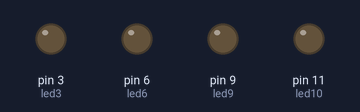
Bench run of a sketch on a simulated Arduino Uno, built with avr-gcc and run on an emulated ATmega328P. Parts: output pins drawn as LEDs (lit = HIGH).

Above: at 0.84 s.
Timing chart, 0 to 40.0 s (numbered marks = the images above):
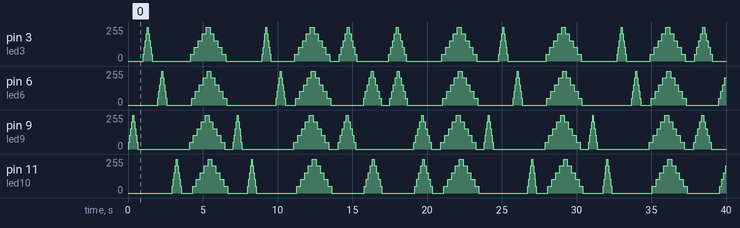

The sketch:

second_fade.ino
```cpp
int led9 = 9;
int led3 = 3;
int led6 = 6;
int led10 = 11;
float leddelay9 = 65.99;
float leddelay6 = 65.99;
float leddelay3 = 65.99;
float leddelay10 = 65.99;
int leddelay = 250;
void setup() {
 pinMode(led9,OUTPUT);pinMode(led3,OUTPUT);pinMode(led10,OUTPUT);pinMode(led6,OUTPUT);
 Serial.begin(9600);

}

void loop() {

  analogWrite(led9,0);delay(leddelay9);analogWrite(led9,51);delay(leddelay9);
  analogWrite(led9,102);delay(leddelay9);analogWrite(led9,153);delay(leddelay9);
  analogWrite(led9,204);delay(leddelay9);analogWrite(led9,255);delay(leddelay9);
  analogWrite(led9,204);delay(leddelay9);analogWrite(led9,153);delay(leddelay9);
  analogWrite(led9,102);delay(leddelay9);analogWrite(led9,51);delay(leddelay9);
  analogWrite(led9,0);delay(leddelay9);
  delay(leddelay);

  analogWrite(led3,0);delay(leddelay3);analogWrite(led3,51);delay(leddelay3);
  analogWrite(led3,102);delay(leddelay3);analogWrite(led3,153);delay(leddelay3);
  analogWrite(led3,204);delay(leddelay3);analogWrite(led3,255);delay(leddelay3);
  analogWrite(led3,204);delay(leddelay3);analogWrite(led3,153);delay(leddelay3);
  analogWrite(led3,102);delay(leddelay3);analogWrite(led3,51);delay(leddelay3);
  analogWrite(led3,0);delay(leddelay3);
  delay(leddelay);

  analogWrite(led6,0);delay(leddelay6);analogWrite(led6,51);delay(leddelay6);
  analogWrite(led6,102);delay(leddelay6);analogWrite(led6,153);delay(leddelay6);
  analogWrite(led6,204);delay(leddelay6);analogWrite(led6,255);delay(leddelay6);
  analogWrite(led6,204);delay(leddelay6);analogWrite(led6,153);delay(leddelay6);
  analogWrite(led6,102);delay(leddelay6);analogWrite(led6,51);delay(leddelay6);
  analogWrite(led6,0);delay(leddelay6);
  delay(leddelay);

  analogWrite(led10,0);delay(leddelay10);analogWrite(led10,51);delay(leddelay10);
  analogWrite(led10,102);delay(leddelay10);analogWrite(led10,153);delay(leddelay10);
  analogWrite(led10,204);delay(leddelay10);analogWrite(led10,255);delay(leddelay10);
  analogWrite(led10,204);delay(leddelay10);analogWrite(led10,153);delay(leddelay10);
  analogWrite(led10,102);delay(leddelay10);analogWrite(led10,51);delay(leddelay10);
  analogWrite(led10,0);delay(leddelay10);
  delay(leddelay);

  analogWrite(led9,0);delay(leddelay9);analogWrite(led3,0);delay(leddelay3);analogWrite(led6,0);delay(leddelay6);analogWrite(led10,0);delay(leddelay10);
  analogWrite(led9,51);delay(leddelay9);analogWrite(led3,51);delay(leddelay3);analogWrite(led6,51);delay(leddelay6);analogWrite(led10,51);delay(leddelay10);
  analogWrite(led9,102);delay(leddelay9);analogWrite(led3,102);delay(leddelay3);analogWrite(led6,102);delay(leddelay6);analogWrite(led10,102);delay(leddelay10);
  analogWrite(led9,153);delay(leddelay9);analogWrite(led3,153);delay(leddelay3);analogWrite(led6,153);delay(leddelay6);analogWrite(led10,153);delay(leddelay10);
  analogWrite(led9,204);delay(leddelay9);analogWrite(led3,204);delay(leddelay3);analogWrite(led6,204);delay(leddelay6);analogWrite(led10,204);delay(leddelay10);
  analogWrite(led9,255);delay(leddelay9);analogWrite(led3,255);delay(leddelay3);analogWrite(led6,255);delay(leddelay6);analogWrite(led10,255);delay(leddelay10);
  analogWrite(led9,204);delay(leddelay9);analogWrite(led3,204);delay(leddelay3);analogWrite(led6,204);delay(leddelay6);analogWrite(led10,204);delay(leddelay10);
  analogWrite(led9,153);delay(leddelay9);analogWrite(led3,153);delay(leddelay3);analogWrite(led6,153);delay(leddelay6);analogWrite(led10,153);delay(leddelay10);
  analogWrite(led9,102);delay(leddelay9);analogWrite(led3,102);delay(leddelay3);analogWrite(led6,102);delay(leddelay6);analogWrite(led10,102);delay(leddelay10);
  analogWrite(led9,51);delay(leddelay9);analogWrite(led3,51);delay(leddelay3);analogWrite(led6,51);delay(leddelay6);analogWrite(led10,51);delay(leddelay10);
  analogWrite(led9,0);delay(leddelay9);analogWrite(led3,0);delay(leddelay3);analogWrite(led6,0);delay(leddelay6);analogWrite(led10,0);delay(leddelay10);
  delay(leddelay);

  analogWrite(led9,0);delay(leddelay9);analogWrite(led9,51);delay(leddelay9);
  analogWrite(led9,102);delay(leddelay9);analogWrite(led9,153);delay(leddelay9);
  analogWrite(led9,204);delay(leddelay9);analogWrite(led9,255);delay(leddelay9);
  analogWrite(led9,204);delay(leddelay9);analogWrite(led9,153);delay(leddelay9);
  analogWrite(led9,102);delay(leddelay9);analogWrite(led9,51);delay(leddelay9);
  analogWrite(led9,0);delay(leddelay9);
  delay(leddelay);

    analogWrite(led10,0);delay(leddelay10);analogWrite(led10,51);delay(leddelay10);
  analogWrite(led10,102);delay(leddelay10);analogWrite(led10,153);delay(leddelay10);
  analogWrite(led10,204);delay(leddelay10);analogWrite(led10,255);delay(leddelay10);
  analogWrite(led10,204);delay(leddelay10);analogWrite(led10,153);delay(leddelay10);
  analogWrite(led10,102);delay(leddelay10);analogWrite(led10,51);delay(leddelay10);
  analogWrite(led10,0);delay(leddelay10);
  delay(leddelay);

    analogWrite(led3,0);delay(leddelay3);analogWrite(led3,51);delay(leddelay3);
  analogWrite(led3,102);delay(leddelay3);analogWrite(led3,153);delay(leddelay3);
  analogWrite(led3,204);delay(leddelay3);analogWrite(led3,255);delay(leddelay3);
  analogWrite(led3,204);delay(leddelay3);analogWrite(led3,153);delay(leddelay3);
  analogWrite(led3,102);delay(leddelay3);analogWrite(led3,51);delay(leddelay3);
  analogWrite(led3,0);delay(leddelay3);
  delay(leddelay);

    analogWrite(led6,0);delay(leddelay6);analogWrite(led6,51);delay(leddelay6);
  analogWrite(led6,102);delay(leddelay6);analogWrite(led6,153);delay(leddelay6);
  analogWrite(led6,204);delay(leddelay6);analogWrite(led6,255);delay(leddelay6);
  analogWrite(led6,204);delay(leddelay6);analogWrite(led6,153);delay(leddelay6);
  analogWrite(led6,102);delay(leddelay6);analogWrite(led6,51);delay(leddelay6);
  analogWrite(led6,0);delay(leddelay6);
  delay(leddelay);

    analogWrite(led9,0);delay(leddelay9);analogWrite(led3,0);delay(leddelay3);analogWrite(led6,0);delay(leddelay6);analogWrite(led10,0);delay(leddelay10);
  analogWrite(led9,51);delay(leddelay9);analogWrite(led3,51);delay(leddelay3);analogWrite(led6,51);delay(leddelay6);analogWrite(led10,51);delay(leddelay10);
  analogWrite(led9,102);delay(leddelay9);analogWrite(led3,102);delay(leddelay3);analogWrite(led6,102);delay(leddelay6);analogWrite(led10,102);delay(leddelay10);
  analogWrite(led9,153);delay(leddelay9);analogWrite(led3,153);delay(leddelay3);analogWrite(led6,153);delay(leddelay6);analogWrite(led10,153);delay(leddelay10);
  analogWrite(led9,204);delay(leddelay9);analogWrite(led3,204);delay(leddelay3);analogWrite(led6,204);delay(leddelay6);analogWrite(led10,204);delay(leddelay10);
  analogWrite(led9,255);delay(leddelay9);analogWrite(led3,255);delay(leddelay3);analogWrite(led6,255);delay(leddelay6);analogWrite(led10,255);delay(leddelay10);
  analogWrite(led9,204);delay(leddelay9);analogWrite(led3,204);delay(leddelay3);analogWrite(led6,204);delay(leddelay6);analogWrite(led10,204);delay(leddelay10);
  analogWrite(led9,153);delay(leddelay9);analogWrite(led3,153);delay(leddelay3);analogWrite(led6,153);delay(leddelay6);analogWrite(led10,153);delay(leddelay10);
  analogWrite(led9,102);delay(leddelay9);analogWrite(led3,102);delay(leddelay3);analogWrite(led6,102);delay(leddelay6);analogWrite(led10,102);delay(leddelay10);
  analogWrite(led9,51);delay(leddelay9);analogWrite(led3,51);delay(leddelay3);analogWrite(led6,51);delay(leddelay6);analogWrite(led10,51);delay(leddelay10);
  analogWrite(led9,0);delay(leddelay9);analogWrite(led3,0);delay(leddelay3);analogWrite(led6,0);delay(leddelay6);analogWrite(led10,0);delay(leddelay10);
  delay(leddelay);

   analogWrite(led9,0);delay(leddelay9); analogWrite(led3,0);delay(leddelay3);analogWrite(led9,51);delay(leddelay9);analogWrite(led3,51);delay(leddelay3);
  analogWrite(led9,102);delay(leddelay9);analogWrite(led3,102);delay(leddelay3);analogWrite(led9,153);delay(leddelay9);analogWrite(led3,153);delay(leddelay3);
  analogWrite(led9,204);delay(leddelay9);analogWrite(led3,204);delay(leddelay3);analogWrite(led9,255);delay(leddelay9);analogWrite(led3,255);delay(leddelay3);
  analogWrite(led9,204);delay(leddelay9);analogWrite(led3,204);delay(leddelay3);analogWrite(led9,153);delay(leddelay9);analogWrite(led3,153);delay(leddelay3);
  analogWrite(led9,102);delay(leddelay9);analogWrite(led3,102);delay(leddelay3);analogWrite(led9,51);delay(leddelay9);analogWrite(led3,51);delay(leddelay3);
  analogWrite(led9,0);delay(leddelay9);analogWrite(led3,0);delay(leddelay3);
  delay(leddelay);

   analogWrite(led6,0);delay(leddelay6);analogWrite(led10,0);delay(leddelay10);analogWrite(led6,51);delay(leddelay6);analogWrite(led10,51);delay(leddelay10);
  analogWrite(led6,102);delay(leddelay6);analogWrite(led10,102);delay(leddelay10);analogWrite(led6,153);delay(leddelay6);analogWrite(led10,153);delay(leddelay10);
  analogWrite(led6,204);delay(leddelay6);analogWrite(led10,204);delay(leddelay10);analogWrite(led6,255);delay(leddelay6);analogWrite(led10,255);delay(leddelay10);
  analogWrite(led6,204);delay(leddelay6);analogWrite(led10,204);delay(leddelay10);analogWrite(led6,153);delay(leddelay6);analogWrite(led10,153);delay(leddelay10);
  analogWrite(led6,102);delay(leddelay6);analogWrite(led10,102);delay(leddelay10);analogWrite(led6,51);delay(leddelay6);analogWrite(led10,51);delay(leddelay10);
  analogWrite(led6,0);delay(leddelay6);analogWrite(led10,0);delay(leddelay10);
  delay(leddelay);

      analogWrite(led3,0);delay(leddelay3);analogWrite(led6,0);delay(leddelay6);analogWrite(led3,51);delay(leddelay3);analogWrite(led6,51);delay(leddelay6);
  analogWrite(led3,102);delay(leddelay3);analogWrite(led6,102);delay(leddelay6);analogWrite(led3,153);delay(leddelay3);analogWrite(led6,153);delay(leddelay6);
  analogWrite(led3,204);delay(leddelay3);analogWrite(led6,204);delay(leddelay6);analogWrite(led3,255);delay(leddelay3);analogWrite(led6,255);delay(leddelay6);
  analogWrite(led3,204);delay(leddelay3);analogWrite(led6,204);delay(leddelay6);analogWrite(led3,153);delay(leddelay3);analogWrite(led6,153);delay(leddelay6);
  analogWrite(led3,102);delay(leddelay3);analogWrite(led6,102);delay(leddelay6);analogWrite(led3,51);delay(leddelay3);analogWrite(led6,51);delay(leddelay6);
  analogWrite(led3,0);delay(leddelay3);analogWrite(led6,0);delay(leddelay6);
  delay(leddelay);

   analogWrite(led9,0);delay(leddelay9);analogWrite(led10,0);delay(leddelay10);analogWrite(led9,51);delay(leddelay9);analogWrite(led10,51);delay(leddelay10);
  analogWrite(led9,102);delay(leddelay9);analogWrite(led10,102);delay(leddelay10);analogWrite(led9,153);delay(leddelay9);analogWrite(led10,153);delay(leddelay10);
  analogWrite(led9,204);delay(leddelay9);analogWrite(led10,204);delay(leddelay10);analogWrite(led9,255);delay(leddelay9);analogWrite(led10,255);delay(leddelay10);
  analogWrite(led9,204);delay(leddelay9);analogWrite(led10,204);delay(leddelay10);analogWrite(led9,153);delay(leddelay9);analogWrite(led10,153);delay(leddelay10);
  analogWrite(led9,102);delay(leddelay9);analogWrite(led10,102);delay(leddelay10);analogWrite(led9,51);delay(leddelay9);analogWrite(led10,51);delay(leddelay10);
  analogWrite(led9,0);delay(leddelay9);analogWrite(led10,0);delay(leddelay10);
  delay(leddelay);

    analogWrite(led9,0);delay(leddelay9);analogWrite(led3,0);delay(leddelay3);analogWrite(led6,0);delay(leddelay6);analogWrite(led10,0);delay(leddelay10);
  analogWrite(led9,51);delay(leddelay9);analogWrite(led3,51);delay(leddelay3);analogWrite(led6,51);delay(leddelay6);analogWrite(led10,51);delay(leddelay10);
  analogWrite(led9,102);delay(leddelay9);analogWrite(led3,102);delay(leddelay3);analogWrite(led6,102);delay(leddelay6);analogWrite(led10,102);delay(leddelay10);
  analogWrite(led9,153);delay(leddelay9);analogWrite(led3,153);delay(leddelay3);analogWrite(led6,153);delay(leddelay6);analogWrite(led10,153);delay(leddelay10);
  analogWrite(led9,204);delay(leddelay9);analogWrite(led3,204);delay(leddelay3);analogWrite(led6,204);delay(leddelay6);analogWrite(led10,204);delay(leddelay10);
  analogWrite(led9,255);delay(leddelay9);analogWrite(led3,255);delay(leddelay3);analogWrite(led6,255);delay(leddelay6);analogWrite(led10,255);delay(leddelay10);
  analogWrite(led9,204);delay(leddelay9);analogWrite(led3,204);delay(leddelay3);analogWrite(led6,204);delay(leddelay6);analogWrite(led10,204);delay(leddelay10);
  analogWrite(led9,153);delay(leddelay9);analogWrite(led3,153);delay(leddelay3);analogWrite(led6,153);delay(leddelay6);analogWrite(led10,153);delay(leddelay10);
  analogWrite(led9,102);delay(leddelay9);analogWrite(led3,102);delay(leddelay3);analogWrite(led6,102);delay(leddelay6);analogWrite(led10,102);delay(leddelay10);
  analogWrite(led9,51);delay(leddelay9);analogWrite(led3,51);delay(leddelay3);analogWrite(led6,51);delay(leddelay6);analogWrite(led10,51);delay(leddelay10);
  analogWrite(led9,0);delay(leddelay9);analogWrite(led3,0);delay(leddelay3);analogWrite(led6,0);delay(leddelay6);analogWrite(led10,0);delay(leddelay10);
  delay(leddelay);
}
```
